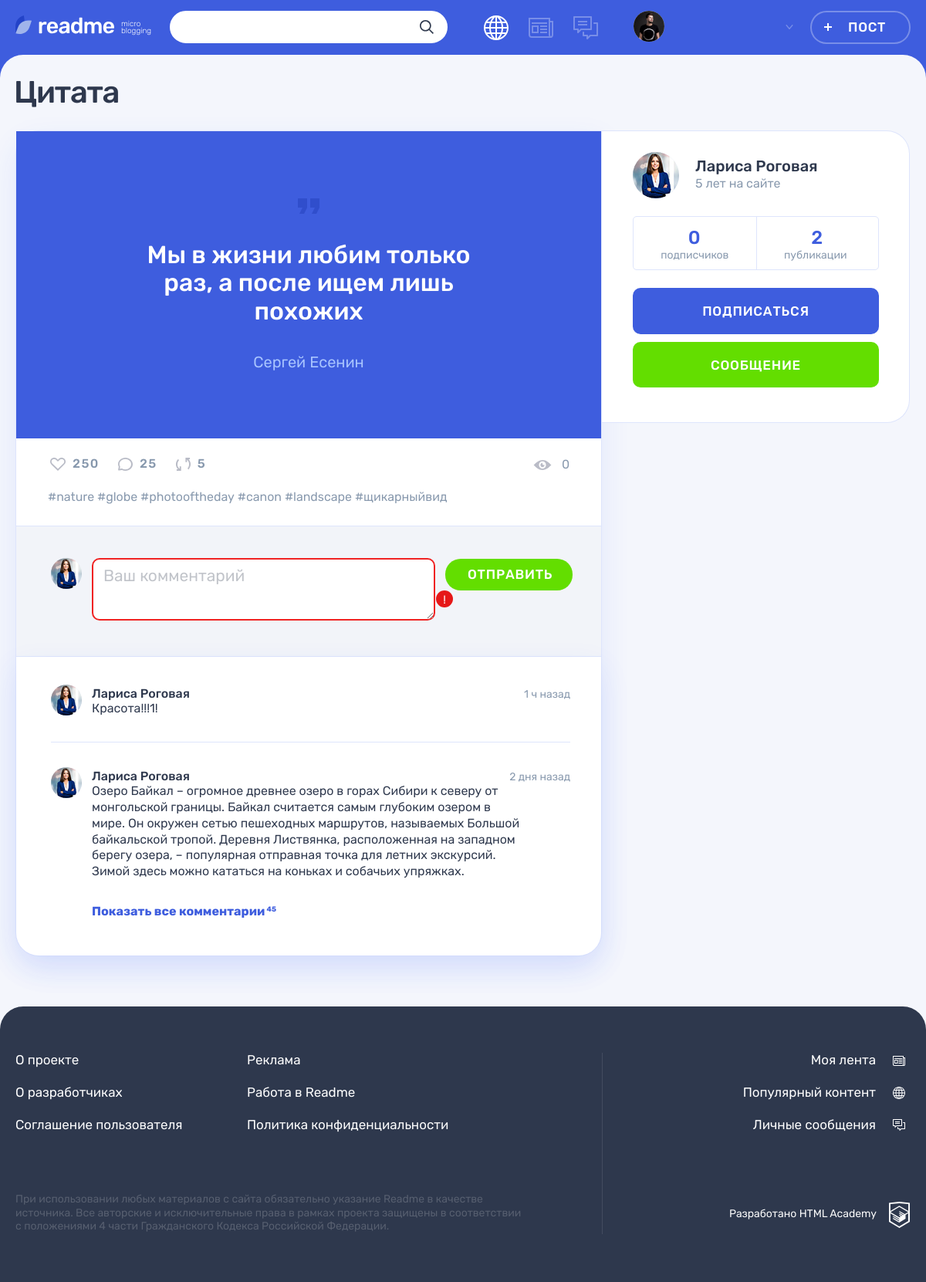
The page /post.php?id=1 on the database its author committed.
### tables this page shows
CREATE TABLE post (
	id INT UNSIGNED AUTO_INCREMENT PRIMARY KEY,
	dt_add TIMESTAMP NOT NULL DEFAULT CURRENT_TIMESTAMP(),
	title VARCHAR(128) NOT NULL,
	text_content TEXT,
	quote_author VARCHAR(128),
	image_path VARCHAR(128),
	video_path VARCHAR(128),
	link VARCHAR(128),
	show_count INT UNSIGNED NOT NULL DEFAULT 0,
	is_repost BOOLEAN NOT NULL DEFAULT 0,
	original_author_id INT UNSIGNED,
	author_id INT UNSIGNED NOT NULL,
	content_type_id INT UNSIGNED NOT NULL,
	FOREIGN KEY (author_id) REFERENCES user(id),
	FOREIGN KEY (original_author_id) REFERENCES user(id),
	FOREIGN KEY (content_type_id) REFERENCES content_type(id)
);

CREATE TABLE user (
	id INT UNSIGNED AUTO_INCREMENT PRIMARY KEY,
	dt_add TIMESTAMP NOT NULL DEFAULT CURRENT_TIMESTAMP(),
	email VARCHAR(128) NOT NULL,
	login VARCHAR(128) NOT NULL,
	password CHAR(64) NOT NULL,
	avatar_path VARCHAR(128),
	UNIQUE INDEX email(email),
	UNIQUE INDEX login(login)
);

### helpers.php (called while the page is built, shortened)
<?php
function get_noun_plural_form(int $number, string $one, string $two, string $many): string
{
    $number = (int)$number;
    $mod10 = $number % 10;
    $mod100 = $number % 100;
    switch (true) {
        case ($mod10 >= 2 && $mod10 <= 4):
            return $two;
        default:
            return $many;
    }
}
function include_template($name, array $data = [])
{
    $name = 'templates/' . $name;
    extract($data);
    require $name;
    $result = ob_get_clean();
    return $result;
}

### functions.php (called while the page is built, shortened)
<?php
function get_mysqli_result(mysqli $link, string $sql, string $type = 'all') : array {
    $result = mysqli_query($link, $sql);
    $mysqli_result = [];
    if (!$result && ini_get('display_errors')) {
        $error = mysqli_error($link);
        print("Ошибка MySQL: $error");
    } elseif (!$result && $type == 'modify') {
        http_response_code(500);
        exit;
    } elseif ($result && $type == 'all') {
        $mysqli_result = mysqli_fetch_all($result, MYSQLI_ASSOC);
    } elseif ($result && $type == 'assoc') {
        $mysqli_result = mysqli_fetch_assoc($result);
    }
    return $mysqli_result;
}
function esc(string $str) : string {
    $text = htmlspecialchars($str);
    return $text;
}
function get_subscriber_count(mysqli $link, int $user, $numeric_value = false) : string {
    $sql = "SELECT COUNT(*) FROM subscription WHERE user_id = $user";
    $result = get_mysqli_result($link, $sql, 'assoc');
    if ($numeric_value) {
        return $result['COUNT(*)'];
    }
    return get_noun_plural_form($result['COUNT(*)'], ' подписчик', ' подписчика', ' подписчиков');
}
function get_publication_count(mysqli $link, int $user, $numeric_value = false) : string {
    $sql = "SELECT COUNT(*) FROM post WHERE author_id = $user";
    $result = get_mysqli_result($link, $sql, 'assoc');
    if ($numeric_value) {
        return $result['COUNT(*)'];
    }
    return get_noun_plural_form($result['COUNT(*)'], ' публикация', ' публикации', ' публикаций');
}

### templates/post-details.php (the view, shortened to what this page needs)
<div class="container">
    <h1 class="page__title page__title--publication"><?= $post['title'] ?></h1>
    <section class="post-details">
        <div class="post-details__wrapper post-<?= $post['class_name'] ?>">
            <div class="post-details__main-block post post--details" style="border-top-right-radius: 0;">
                <?php if ($post['class_name'] == 'quote'): ?>
                <div class="post__main">
                    <?= include_template('inc/post-quote.php', ['post' => $post]) ?>
                </div>
                <?php elseif ($post['class_name'] == 'link'): ?>
                <?= include_template('inc/post-link.php', ['post' => $post]) ?>
                <?php elseif ($post['class_name'] == 'photo'): ?>
                <?= include_template('inc/post-photo.php', ['post' => $post]) ?>
                <?php elseif ($post['class_name'] == 'video'): ?>
                <?= include_template('inc/post-video.php', ['post' => $post]) ?>
                <?php elseif ($post['class_name'] == 'text'): ?>
                <div class="post__main" style="padding: 32px 0; border-bottom: 1px solid #dee5fc;">
                    <?= include_template('inc/post-text.php', ['post' => $post]) ?>
                </div>
                <?php endif; ?>
                <div class="post__indicators">
                    <div class="post__buttons">
                        <a class="post__indicator post__indicator--likes button" href="#" title="Лайк">
                            <svg class="post__indicator-icon" width="20" height="17">
                                <use xlink:href="#icon-heart"></use>
                            </svg>
                            <span>250</span>
                        </a>
                        <a class="post__indicator post__indicator--comments button" href="#" title="Комментарии">
                            <svg class="post__indicator-icon" width="19" height="17">
                                <use xlink:href="#icon-comment"></use>
                            </svg>
                            <span>25</span>
                        </a>
                        <a class="post__indicator post__indicator--repost button" href="#" title="Репост">
                            <svg class="post__indicator-icon" width="19" height="17">
                                <use xlink:href="#icon-repost"></use>
                            </svg>
                            <span>5</span>
                        </a>
                    </div>
                    <span class="post__view"><?= $post['show_count'] ?></span>
                </div>
                <ul class="post__tags">
                    <li><a href="#">#nature</a></li>
                    <li><a href="#">#globe</a></li>
                    <li><a href="#">#photooftheday</a></li>
                    <li><a href="#">#canon</a></li>
                    <li><a href="#">#landscape</a></li>
                    <li><a href="#">#щикарныйвид</a></li>
                </ul>
                <div class="comments">
                    <form class="comments__form form" action="#" method="post">
                        <div class="comments__my-avatar">
                            <img class="comments__picture" src="img/<?= $post['avatar_path'] ?>" width="40" height="40" alt="Аватар пользователя">
                        </div>
                        <div class="form__input-section form__input-section--error">
                            <textarea class="comments__textarea form__textarea form__input" placeholder="Ваш комментарий"></textarea>
                            <button class="form__error-button button" type="button">!</button>
                        </div>
                        <button class="comments__submit button button--green" type="submit">Отправить</button>
                    </form>
                    <div class="comments__list-wrapper">
                        <ul class="comments__list">
                            <li class="comments__item user">
                                <div class="comments__avatar">
                                    <a class="user__avatar-link" href="#">
                                        <img class="comments__picture" src="img/userpic-larisa.jpg" width="40" height="40" alt="Аватар пользователя">
                                    </a>
                                </div>
                                <div class="comments__info">
                                    <div class="comments__name-wrapper">
                                        <a class="comments__user-name" href="#">
                                            <span>Лариса Роговая</span>
                                        </a>
                                        <time class="comments__time" datetime="2019-03-20">1 ч назад</time>
                                    </div>
                                    <p class="comments__text">Красота!!!1!</p>
                                </div>
                            </li>
                            <li class="comments__item user">
                                <div class="comments__avatar">
                                    <a class="user__avatar-link" href="#">
                                        <img class="comments__picture" src="img/userpic-larisa.jpg" width="40" height="40" alt="Аватар пользователя">
                                    </a>
                                </div>
                                <div class="comments__info">
                                    <div class="comments__name-wrapper">
                                        <a class="comments__user-name" href="#">
                                            <span>Лариса Роговая</span>
                                        </a>
                                        <time class="comments__time" datetime="2019-03-18">2 дня назад</time>
                                    </div>
                                    <p class="comments__text">Озеро Байкал – огромное древнее озеро в горах Сибири к северу от монгольской границы. Байкал считается самым глубоким озером в мире. Он окружен сетью пешеходных маршрутов, называемых Большой байкальской тропой. Деревня Листвянка, расположенная на западном берегу озера, – популярная отправная точка для летних экскурсий. Зимой здесь можно кататься на коньках и собачьих упряжках.</p>
                                </div>
                            </li>
                        </ul>
                        <a class="comments__more-link" href="#">
                            <span>Показать все комментарии</span>
                            <sup class="comments__amount">45</sup>
                        </a>
                    </div>
                </div>
            </div>
            <div class="post-details__user user">
                <div class="post-details__user-info user__info">
                    <div class="post-details__avatar user__avatar">
                        <a class="post-details__avatar-link user__avatar-link" href="#">
                            <img class="post-details__picture user__picture" src="img/<?= $post['avatar_path'] ?>" alt="Аватар пользователя">
                        </a>
                    </div>
                    <div class="post-details__name-wrapper user__name-wrapper">
                        <a class="post-details__name user__name" href="#">
                            <span><?= $post['author'] ?></span>
                        </a>
                        <time class="post-details__time user__time" datetime="2014-03-20">5 лет на сайте</time>
                    </div>
                </div>
                <div class="post-details__rating user__rating">
                    <p class="post-details__rating-item user__rating-item user__rating-item--subscribers">
                        <span class="post-details__rating-amount user__rating-amount"><?= get_subscriber_count($link, $post['author_id'], true) ?></span>
                        <span class="post-details__rating-text user__rating-text"><?= get_subscriber_count($link, $post['author_id']) ?></span>
                    </p>
                    <p class="post-details__rating-item user__rating-item user__rating-item--publications">
                        <span class="post-details__rating-amount user__rating-amount"><?= get_publication_count($link, $post['author_id'], true) ?></span>
                        <span class="post-details__rating-text user__rating-text"><?= get_publication_count($link, $post['author_id']) ?></span>
                    </p>
                </div>
                <div class="post-details__user-buttons user__buttons">
                    <button class="user__button user__button--subscription button button--main" type="button">Подписаться</button>
                    <a class="user__button user__button--writing button button--green" href="#">Сообщение</a>
                </div>
            </div>
        </div>
    </section>
</div>

### templates/inc/post-quote.php
<blockquote>
    <p><?= nl2br(esc($post['text_content']), false) ?></p>
    <cite><?= esc($post['quote_author']) ?></cite>
</blockquote>

### rows shown on the page
post: title "Цитата", text_content "Мы в жизни любим только раз, а после ищем лишь похожих", quote_author "Сергей Есенин", show_count "0", author.avatar_path (picture), author.login "Лариса Роговая"

### other values the page prints
get_subscriber_count($link, $post['author_id'], true) "0"
get_subscriber_count($link, $post['author_id']) "подписчиков"
get_publication_count($link, $post['author_id'], true) "2"
get_publication_count($link, $post['author_id']) "публикации"
